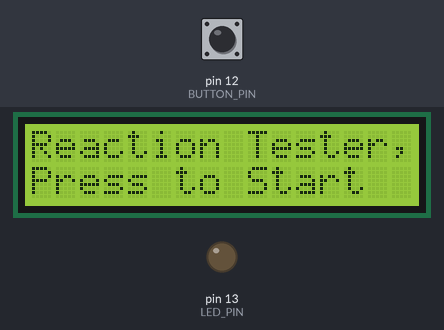
Recording of a sketch running on a simulated Arduino Uno, built with avr-gcc and run on an emulated ATmega328P. Shown: 16×2 character LCD, output pins drawn as LEDs (lit = HIGH). The inputs (shaded band) are chosen by the test bench; at power-on: pin 12 (BUTTON_PIN) LOW. Random numbers use the default seed unless the sketch sets one.

Above: at 1.2 s.
1.3 s: pin 12 (BUTTON_PIN) pulled HIGH for 3.2 s
At 2.3 s:
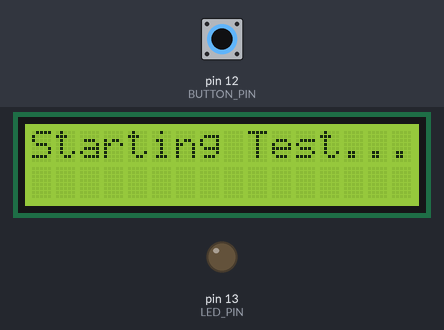
7.5 s: pin 12 (BUTTON_PIN) pulled HIGH for 0.15 s
At 9.2 s:
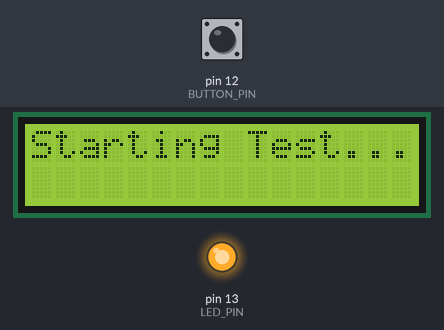
10.3 s: pin 12 (BUTTON_PIN) pulled HIGH for 1 s
At 11.8 s:
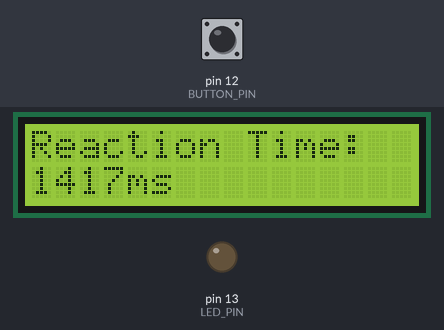
Timing chart, 0 to 13.3 s (numbered marks = the images above; inputs shaded):
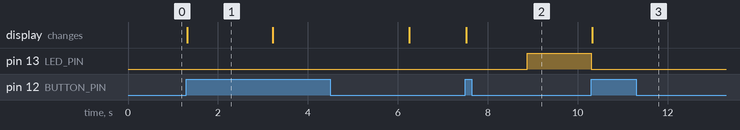

The sketch:

ReactionTester.ino
```cpp
#include <Wire.h>
// Liquid Crystal Library can be found here: https://github.com/fdebrabander/Arduino-LiquidCrystal-I2C-library
#include <LiquidCrystal_I2C.h>
#include <String.h>

#define DEBOUNCE_TIME_MS 100
#define BUTTON_PIN 12
#define LED_PIN 13

// Set the LCD address to 0x27 for a 16 chars and 2 line display
LiquidCrystal_I2C lcd(0x27, 16, 2);

// Store the last time the button was pressed, used for debouncing
long lastPressTime = 0;

// Store the current time, retrieved using millis()
long curTime;

// Stores whether the reaction test has started, meaning the LED has been turned on
bool testStarted = false;

// Stores the user's calculated reaction time, in milliseconds
long reactionTime;

// Stores the time the test was started
long testStartTime;

void setup() {
  // put your setup code here, to run once:
  // Initialize the I/O pins
  pinMode(BUTTON_PIN, INPUT);
  pinMode(LED_PIN, OUTPUT);

  // Initialize the random number generator
  randomSeed(analogRead(A0));

  // Initialize the LCD, print the start message
  lcd.begin();
  lcd.clear();
  lcd.setCursor(0, 0);
  lcd.print("Reaction Tester,");
  lcd.setCursor(0, 1);
  lcd.print("Press to Start");
}

void loop() {
  // put your main code here, to run repeatedly:
  curTime = millis();

  // Check if the button has been pressed, ensuring enough time has passed to debounce the button
  if (digitalRead(BUTTON_PIN) == HIGH && curTime - lastPressTime > DEBOUNCE_TIME_MS) {
    lastPressTime = curTime;

    // Check if the reaction test has started
    if (testStarted == true) {
      // If it has, turn off the LED, and use the current time and test start time to calculate
      // the user's reaction time, then print it to the LCD
      digitalWrite(LED_PIN, LOW);
      curTime = millis();
      reactionTime = curTime - testStartTime;
      lcd.clear();
      lcd.setCursor(0, 0);
      lcd.print("Reaction Time:");
      lcd.setCursor(0, 1);
      String reactionTimeStr = String(reactionTime) + "ms";
      lcd.print(reactionTimeStr);
      delay(3000);

      // Reset testStarted, and print the start message to the LCD
      testStarted = false;

      lcd.clear();
      lcd.setCursor(0, 0);
      lcd.print("Reaction Tester,");
      lcd.setCursor(0, 1);
      lcd.print("Press to Start");
    }
    else {
      // If it hasn't, print to the LCD, delay 1 to 3 seconds, turn on the LED,
      // store the testStartTime, and update testStarted
      lcd.clear();
      lcd.setCursor(0, 0);
      lcd.print("Starting Test...");
      long randDelay = random(1000, 3001);
      delay(randDelay);
      digitalWrite(LED_PIN, HIGH);
      testStartTime = millis();
      testStarted = true;
    }
  }
}
```

Measured:
- after the input at 1.3 s, the display: changes at once (image 1)
- after the input at 7.5 s, pin 13 (LED_PIN): LOW → HIGH after 1.4 s; the display: changes at once (image 2)
- after the input at 10.3 s, pin 13 (LED_PIN): HIGH → LOW at once; the display: changes at once (image 3)
- what the display in image 1 shows lasts 1.9 s, from 1.3 s to 3.2 s
